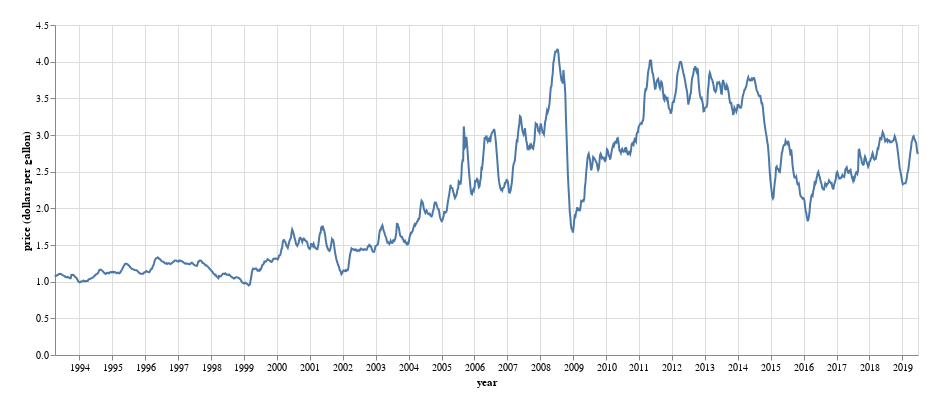

The Vega-Lite source for this figure:
### Vega-Lite specification from a JSON file in a GitHub repository (floating-point values rounded to 4 significant figures; data arrays with more than 128 entries replaced by an {"elided": "..."} marker saying what was removed)
{"$schema": "https://vega.github.io/schema/vega-lite/v2.json", "width": 942, "height": 407, "autosize": {"type": "fit", "contains": "padding"}, "mark": {"type": "line"}, "encoding": {"x": {"title": "year", "field": "week_of", "type": "temporal", "scale": {"type": "linear", "zero": true}}, "y": {"title": "price (dollars per gallon)", "field": "series_id_pet_emm_epm0_pte_nus_dpg_w_dollars_per_gallon", "type": "quantitative", "scale": {"type": "linear", "zero": true}}}, "data": {"values": {"elided": "1369 records"}}, "config": {"background": "#ffffff", "padding": 20}}
